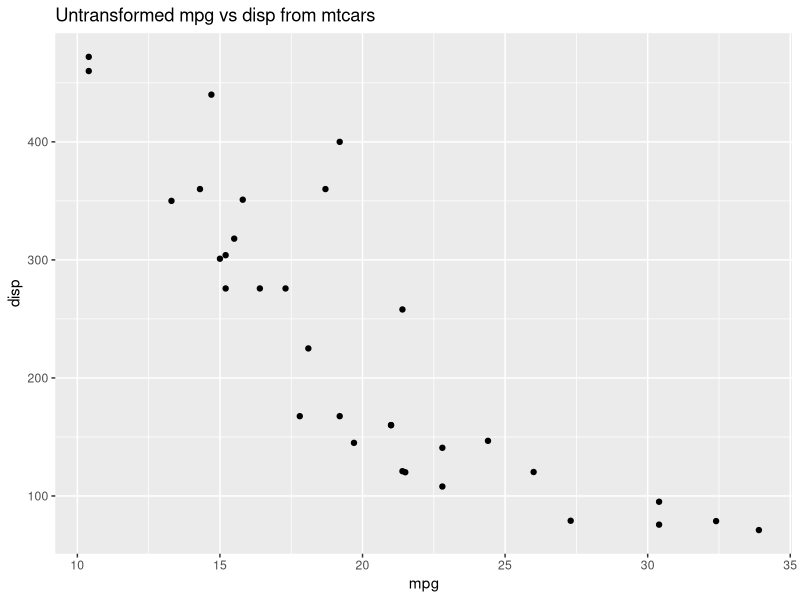
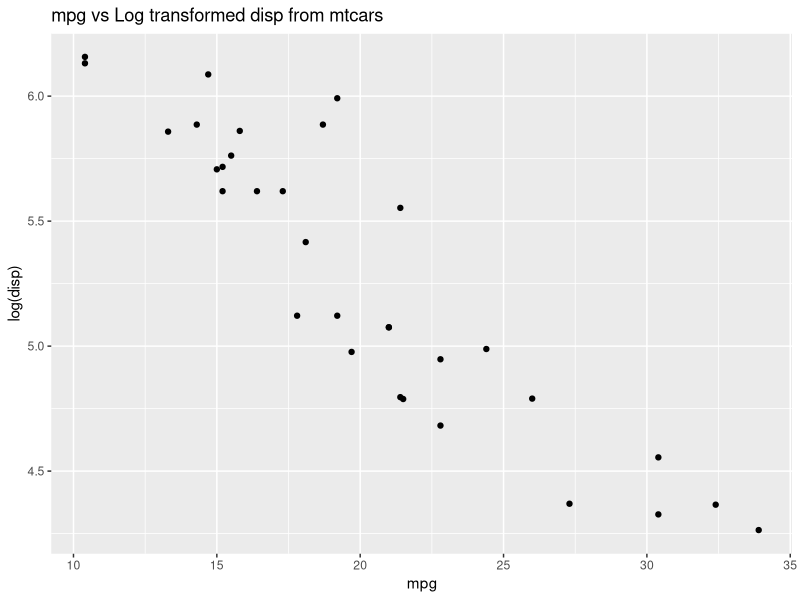

These charts were generated, in order, by the following R code:
## ---- chunk 1
library(tidyverse)
## ---- chunk 2
#find quantiles for df=8 where we reject the null hypothesis @ alpha-0.05. Remember two-tailed
qt(0.025, 8)
qt(0.975,8)

## ---- chunk 3
data(mtcars)

#diagnostic plot
mtcars %>% select(mpg, disp) %>% ggplot()+geom_point(aes(x=mpg, y=disp))+ggtitle("Untransformed mpg vs disp from mtcars")

#try a log transform on disp variable
mtcars %>% select(mpg, disp) %>% ggplot()+geom_point(aes(x=mpg, y=log(disp)))+ggtitle("mpg vs Log transformed disp from mtcars")

#The data looks quite a bit more linear now... this is more reasonable for applying our linear model
